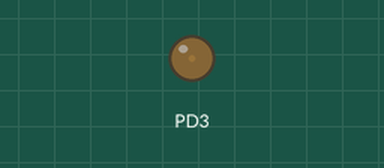
This program was run on a simulated ATmega328P, built with avr-gcc and emulated at 16 MHz. Shown: output pins drawn as LEDs (lit = HIGH).

Above: at 0.05 s.
At 0.65 s:
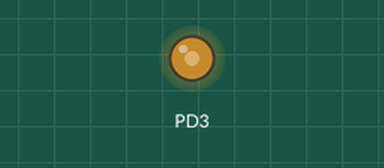
At 0.95 s:
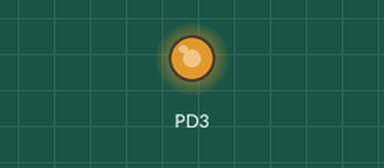
At 1.25 s:
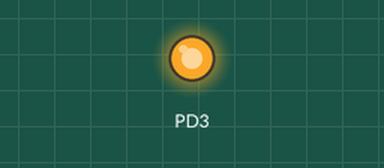
Timing chart, 0 to 3.0 s (numbered marks = the images above):
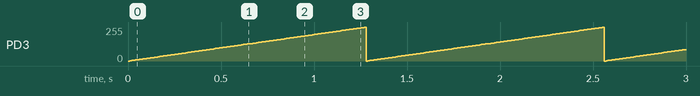

Measured:
- by itself, PD3: ramps from 0/255 to 253/255 and jumps back, once every 1.3 s

The program:

PWM.c
```c
#define F_CPU 16000000L
#include <util/delay.h>
#include <avr/io.h>
#define LED_TIME 20


void turn_on_LED_in_PWM_manner(int dim)
{

	int  i;
	PORTB = 0xFF;

	for(i = 0; i < 256;i++)
	{

		if(i > dim) PORTB = 0x00;
		_delay_us(LED_TIME);
	}

}
int main(void)
{
	DDRD |= (1 << PD3);

	TCCR2A |= (1 << WGM21) | (1 << WGM20);
	TCCR2B |= (1 << WGM22);

	TCCR2A |= (1 << COM2B1);


	TCCR2B |= (1 << CS22);

	OCR2A =  128;

	while(1)
	{

		for(int i = 0; i < 128; i++)
		{
			OCR2B = i;
			_delay_ms(10);
		}
	}


}
```
